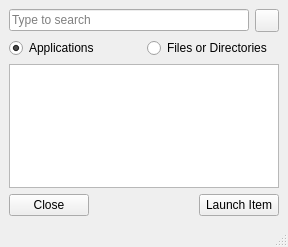
<?xml version="1.0" encoding="UTF-8"?>
<ui version="4.0">
 <class>MainUI</class>
 <widget class="QMainWindow" name="MainUI">
  <property name="geometry">
   <rect>
    <x>0</x>
    <y>0</y>
    <width>288</width>
    <height>247</height>
   </rect>
  </property>
  <property name="windowTitle">
   <string>Search For...</string>
  </property>
  <widget class="QWidget" name="centralwidget">
   <layout class="QVBoxLayout" name="verticalLayout">
    <item>
     <layout class="QHBoxLayout" name="horizontalLayout_3">
      <item>
       <widget class="QLineEdit" name="line_search">
        <property name="placeholderText">
         <string>Type to search</string>
        </property>
       </widget>
      </item>
      <item>
       <widget class="QToolButton" name="tool_stop">
        <property name="toolTip">
         <string>Stop Active Search</string>
        </property>
        <property name="text">
         <string/>
        </property>
       </widget>
      </item>
     </layout>
    </item>
    <item>
     <layout class="QHBoxLayout" name="horizontalLayout">
      <item>
       <widget class="QRadioButton" name="radio_apps">
        <property name="text">
         <string>Applications</string>
        </property>
        <property name="checked">
         <bool>true</bool>
        </property>
       </widget>
      </item>
      <item>
       <widget class="QRadioButton" name="radio_files">
        <property name="text">
         <string>Files or Directories</string>
        </property>
       </widget>
      </item>
     </layout>
    </item>
    <item>
     <widget class="QListWidget" name="listWidget">
      <property name="iconSize">
       <size>
        <width>32</width>
        <height>32</height>
       </size>
      </property>
     </widget>
    </item>
    <item>
     <layout class="QHBoxLayout" name="horizontalLayout_2">
      <item>
       <widget class="QPushButton" name="push_done">
        <property name="text">
         <string>Close</string>
        </property>
       </widget>
      </item>
      <item>
       <spacer name="horizontalSpacer">
        <property name="orientation">
         <enum>Qt::Horizontal</enum>
        </property>
        <property name="sizeHint" stdset="0">
         <size>
          <width>40</width>
          <height>20</height>
         </size>
        </property>
       </spacer>
      </item>
      <item>
       <widget class="QPushButton" name="push_launch">
        <property name="text">
         <string>Launch Item</string>
        </property>
       </widget>
      </item>
     </layout>
    </item>
   </layout>
  </widget>
  <widget class="QStatusBar" name="statusbar"/>
  <action name="actionSave">
   <property name="text">
    <string>Save</string>
   </property>
   <property name="toolTip">
    <string>Save Screenshot</string>
   </property>
   <property name="statusTip">
    <string>Save Screenshot</string>
   </property>
   <property name="shortcut">
    <string>Ctrl+S</string>
   </property>
  </action>
  <action name="actionQuit">
   <property name="text">
    <string>Quit</string>
   </property>
   <property name="statusTip">
    <string>Quit</string>
   </property>
  </action>
  <action name="actionNew">
   <property name="text">
    <string>Snap</string>
   </property>
   <property name="statusTip">
    <string>Take new snapshot</string>
   </property>
  </action>
 </widget>
 <resources/>
 <connections/>
</ui>
